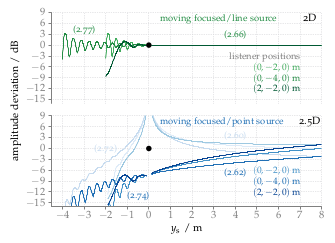

This chart was generated by the following gnuplot code:
#!/usr/bin/gnuplot
#
# FIGURE 3.2: Amplitudes of a synthesized point/focused source minus the
# amplitudes of corresponding real point source located at y_s for three fixed
# listening positions. The secondary source distribution is located on the
# x-axis as indicated by the black dot. For positions of the synthesized source
# with negative y_s values the corresponding focused source models were applied.
# The used driving functions are indicated within the graphs. For the 2.5D case,
# two different driving functions are shown whereby the dark blue one is used as
# default in this thesis. Parameters: x_ref = (0,-2,0) m, f = 1 kHz.
#
# AUTHOR:   Hagen Wierstorf
# SOFTWARE: gnuplot 5.0 patchlevel 3

reset
set macros
set loadpath '../../gnuplot' 'data'

load 'latex.cfg'
load 'border.cfg'
load 'grid.cfg'
load 'paired.pal'

set terminal epslatex size 10.7cm,7.2cm color colortext @small
set output 'fig3_02.tex';

unset key

set xrange [-4.5:8]
set yrange [-16:9]
set xtics 1 offset 0,0.5 scale 0
set ytics 3 offset 0.5,0
unset xlabel
unset ylabel
set format x ''
set xtics scale 0

set lmargin 5.5

set multiplot layout 2,1
set border 2
set label 1 '2D'                             at  7.5,  7.5 center front
set label 2 '\ft listener positions'         at  7.0, -3.0 right  front tc ls 101
set label 3 '\ft $(0,-2,0)$\,m'              at  7.0, -6.0 right  front tc ls 6
set label 4 '\ft $(0,-4,0)$\,m'              at  7.0, -9.0 right  front tc ls 7
set label 5 '\ft $(2,-2,0)$\,m'              at  7.0,-12.0 right  front tc ls 8
set label 6 '\ft moving focused/line source' at  0.5,  7.5 left   front tc ls 7
set label 7 '\ft (2.66)'                     at  4.0,  3.0 center front tc ls 7
set label 8 '\ft (2.77)'                     at -3.0,  4.5 center front tc ls 7
set tmargin 1.2
set bmargin 1
load 'greens.pal'
plot 'amplitudes_moving_source_2D_X0.0_Y-2.0.txt' u 1:($3-$2-19.989) w l ls 6 lw 3,\
     'amplitudes_moving_source_2D_X0.0_Y-4.0.txt' u 1:($3-$2-19.989) w l ls 7 lw 3,\
     'amplitudes_moving_source_2D_X2.0_Y-2.0.txt' u 1:($3-$2-19.989) w l ls 8 lw 3,\
     '<echo "0 0"' w p pt 7 ps 1.5 lc rgb 'black'
unset label
set label 1 '2.5D'                            at  7.5,  7.5 center front
set label 2 '\ft moving focused/point source' at  0.5,  7.5 left   front tc ls 7
set label 3 '\ft $(0,-2,0)$\,m'               at  7.0, -6.0 right  front tc ls 6
set label 4 '\ft $(0,-4,0)$\,m'               at  7.0, -9.0 right  front tc ls 7
set label 5 '\ft $(2,-2,0)$\,m'               at  7.0,-12.0 right  front tc ls 8
set label 6 '\ft (2.60)'                      at  4.0,  3.8 center front tc ls 3
set label 7 '\ft (2.62)'                      at  4.0, -6.5 center front tc ls 7
set label 8 '\ft (2.72)'                      at -2.0,  0.0 center front tc ls 3 
set label 9 '\ft (2.74)'                      at -0.5,-13.0 center front tc ls 7
set border 3
set xtics scale 0.75
set format x '$%g$'
set xlabel '$y_\text{s}$ / m' offset 0,1
set ylabel 'amplitude deviation / dB' offset 1.5,4.7
set bmargin 2.2
set tmargin 0
load 'blues.pal'
plot 'amplitudes_moving_source_25D_ps_X0.0_Y-2.0.txt' u 1:($3-$2-20.962) w l ls 2 lw 3,\
     'amplitudes_moving_source_25D_ps_X0.0_Y-4.0.txt' u 1:($3-$2-20.962) w l ls 3 lw 3,\
     'amplitudes_moving_source_25D_ps_X2.0_Y-2.0.txt' u 1:($3-$2-20.962) w l ls 4 lw 3,\
     'amplitudes_moving_source_25D_X0.0_Y-2.0.txt'    u 1:($3-$2-29.989) w l ls 6 lw 3,\
     'amplitudes_moving_source_25D_X0.0_Y-4.0.txt'    u 1:($3-$2-29.989) w l ls 7 lw 3,\
     'amplitudes_moving_source_25D_X2.0_Y-2.0.txt'    u 1:($3-$2-29.989) w l ls 8 lw 3,\
     '<echo "0 0"' w p pt 7 ps 1.5 lc rgb 'black'
unset multiplot

call 'plot.plt' 'fig3_02'
